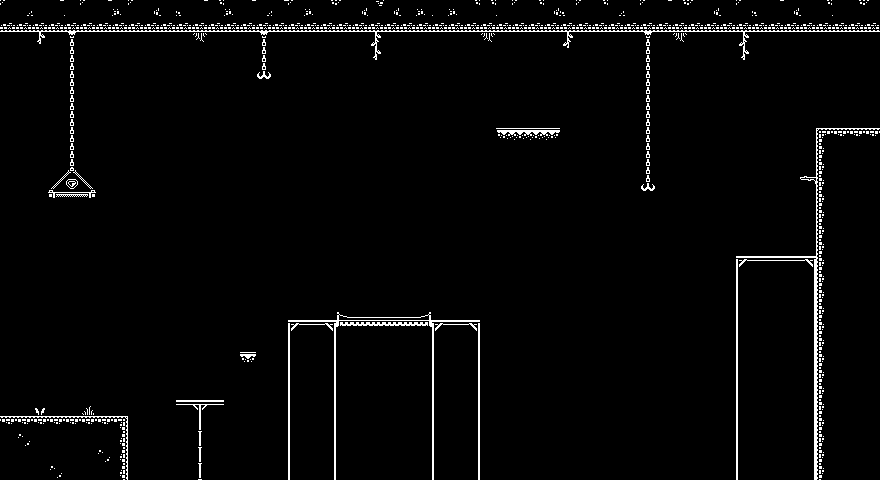

Tiled map render using the project's own tile images. Description and the map definition, with tile-layer contents summarised, below:
An orthogonal 55x30 tile map with 16x16 px tiles, 6 tile layers (Background, Platforms, Obstacles, Grapple, ...), 2 tilesets.

<map version="1.10" tiledversion="1.10.2" orientation="orthogonal" renderorder="right-down" width="55" height="30" tilewidth="16" tileheight="16" infinite="0" nextlayerid="7" nextobjectid="1">
 <tileset firstgid="1" name="one_bit" tilewidth="16" tileheight="16" tilecount="400" columns="20">
  <image source="../Downloads/kenney_1-bit-platformer-pack/Tilemap/monochrome_tilemap_transparent_packed.png" trans="000000" width="320" height="320" />
 </tileset>
 <tileset firstgid="401" name="black" tilewidth="16" tileheight="16" tilecount="400" columns="20">
  <image source="../Downloads/kenney_1-bit-platformer-pack/Tilemap/monochrome_tilemap_packed.png" width="320" height="320" />
 </tileset>
 <layer id="6" name="Background" width="55" height="30">
  <data>[1650 cells, 1650 non-empty, 1 distinct tile ids]</data>
 </layer>
 <layer id="1" name="Platforms" width="55" height="30">
  <properties>
   <property name="collides" type="bool" value="true" />
  </properties>
  <data>[1650 cells, 178 non-empty, 30 distinct tile ids]</data>
 </layer>
 <layer id="3" name="Obstacles" width="55" height="30">
  <properties>
   <property name="obstacle" type="bool" value="true" />
  </properties>
  <data>[1650 cells, 0 non-empty, 0 distinct tile ids]</data>
 </layer>
 <layer id="4" name="Grapple" width="55" height="30">
  <properties>
   <property name="grapple" type="bool" value="true" />
  </properties>
  <data>[1650 cells, 2 non-empty, 1 distinct tile ids]</data>
 </layer>
 <layer id="2" name="Details" width="55" height="30">
  <data>[1650 cells, 108 non-empty, 18 distinct tile ids]</data>
 </layer>
 <layer id="5" name="Collectibles" width="55" height="30">
  <data>[1650 cells, 1 non-empty, 1 distinct tile ids]</data>
 </layer>
</map>
